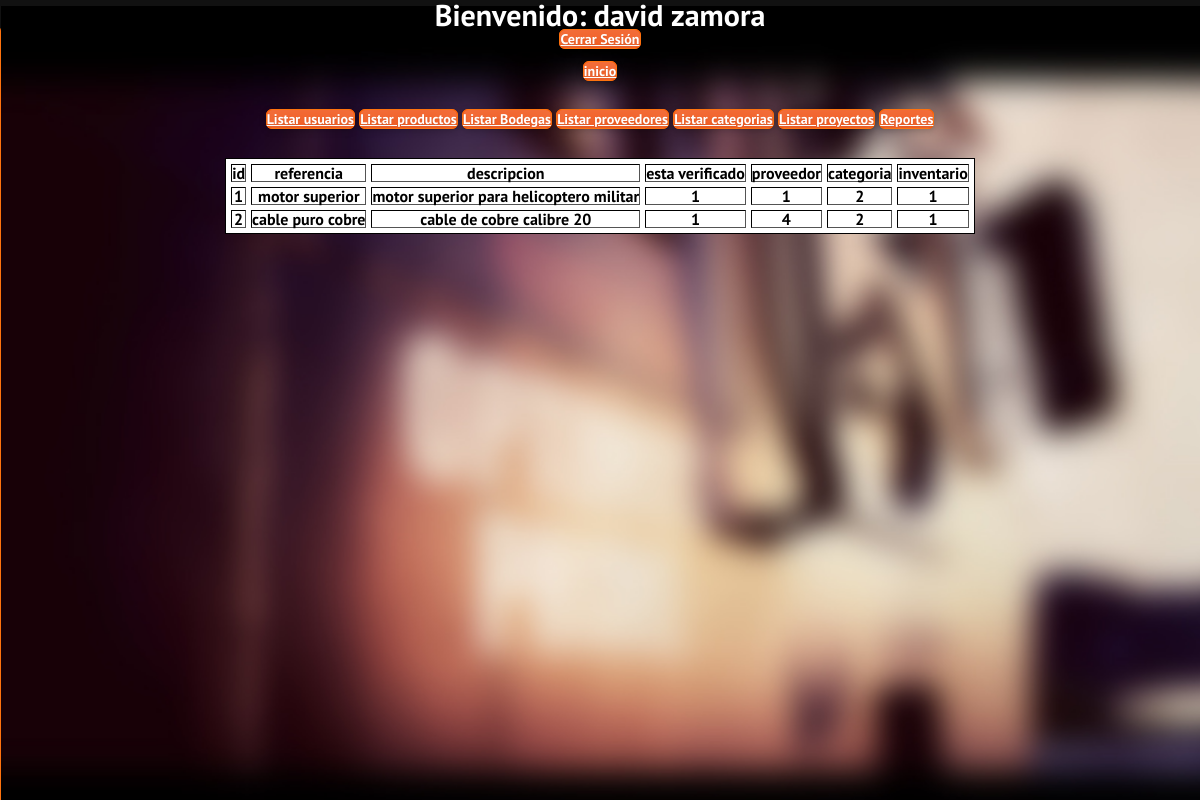
Page /listarProductosInventario.php?inventarioId=1 (signed in) on the committed database.
### tables this page shows
CREATE TABLE `producto` (
  `id` int(11) NOT NULL AUTO_INCREMENT,
  `referencia` varchar(45) NOT NULL,
  `descripcion` text NOT NULL,
  `is_verificado` tinyint(4) NOT NULL,
  `proveedor_id_proveedor` int(11) NOT NULL,
  `categoria_id_categoria` int(11) NOT NULL,
  `inventario_id` int(11) NOT NULL,
  PRIMARY KEY (`id`),
  KEY `fk_material_proveedor1_idx` (`proveedor_id_proveedor`),
  KEY `fk_material_categoria1_idx` (`categoria_id_categoria`),
  KEY `fk_producto_inventario1_idx` (`inventario_id`),
  CONSTRAINT `fk_material_categoria1` FOREIGN KEY (`categoria_id_categoria`) REFERENCES `categoria` (`id`) ON DELETE NO ACTION ON UPDATE NO ACTION,
  CONSTRAINT `fk_material_proveedor1` FOREIGN KEY (`proveedor_id_proveedor`) REFERENCES `proveedor` (`id`) ON DELETE NO ACTION ON UPDATE NO ACTION,
  CONSTRAINT `fk_producto_inventario1` FOREIGN KEY (`inventario_id`) REFERENCES `inventario` (`id`) ON DELETE NO ACTION ON UPDATE NO ACTION
);

### DAO/ProductoDAO.php (called while the page is built, shortened)
<?php
	class ProductoDAO{
		function listarProductosPorInventarios($id){
			$con = conexion::getConexion();
			$query = $con->prepare("SELECT * FROM producto WHERE inventario_id = :id");
			$query->bindParam(":id", $id, PDO::PARAM_INT);
			$query->execute();
			$filas = $query->fetchAll(PDO::FETCH_OBJ);
			return $filas;
		}
	}
 ?>

### listarProductosInventario.php (the view, shortened to what this page needs)
<?php
	require('DAO/ProductoDAO.php');
	if(isset($_SESSION['rol']) || $_SESSION['rol'] === 1){
		$id = $_GET['inventarioId'];
		$productoDAO = new ProductoDAO();
		$filas = $productoDAO->listarProductosPorInventarios($id);
 ?>
 <!DOCTYPE html>
 <html>
	 <head>
	 	<?php include("template/template.php"); ?>
	 </head>
	 <body>
	 	<table border="1" cellspacing="5" >
	 		<thead>
	 				<th>id</th>
	 				<th>referencia</th>
	 				<th>descripcion</th>
	 				<th>esta verificado</th>
	 				<th>proveedor</th>
	 				<th>categoria</th>
	 				<th>inventario</th>
	 		</thead>
	 		<tbody>
	 			<?php foreach ($filas as $fila): ?>
	 				<tr>
	 					<th><?php echo $fila->id; ?></th>
	 					<th><?php echo $fila->referencia; ?></th>
	 					<th><?php echo $fila->descripcion; ?></th>
	 					<th><?php echo $fila->is_verificado; ?></th>
	 					<th><?php echo $fila->proveedor_id_proveedor; ?></th>
	 					<th><?php echo $fila->categoria_id_categoria; ?></th>
	 					<th><?php echo $fila->inventario_id; ?></th>
	 				</tr>
	 			<?php endforeach ?>
	 		</tbody>
	 	</table>
	 	<br>
	 </body>
 </html>
<?php
		}
?>

### assets/css/supersized.css (style rules this page uses)
* { margin:0; padding:0; }
body { background:#111; height:100%; }

### assets/css/style.css (style rules this page uses)
body { background: #f8f8f8; font-family: 'PT Sans', Helvetica, Arial, sans-serif; text-align: center; color: #fff; }

### rows in the picture
producto: id "1", referencia "motor superior", descripcion "motor superior para helicoptero militar", is_verificado "1", proveedor_id_proveedor "1", categoria_id_categoria "2", inventario "1"
producto: id "2", referencia "cable puro cobre", descripcion "cable de cobre calibre 20", is_verificado "1", proveedor_id_proveedor "4", categoria_id_categoria "2", inventario "1"
